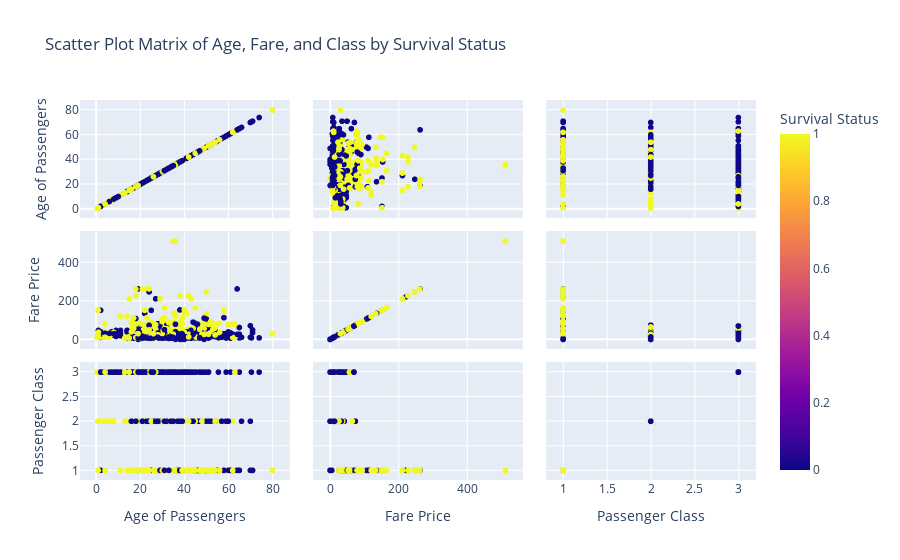

The code cell stored with this chart in its notebook:
### Code cell
fig = px.scatter_matrix(data, dimensions=['Age', 'Fare', 'Pclass'], color='Survived',
                        labels={'Age': 'Age of Passengers', 'Fare': 'Fare Price', 'Pclass': 'Passenger Class', 'Survived': 'Survival Status'},
                        title='Scatter Plot Matrix of Age, Fare, and Class by Survival Status')
fig.show()

### Figure 1 — Plotly figure (JSON) as saved in the notebook; plotly's stock layout.template omitted (floating-point values rounded to 4 significant figures; data arrays with more than 128 entries replaced by an {"elided": "..."} marker saying what was removed)
{"data": [{"dimensions": [{"axis": {"matches": true}, "label": "Age of Passengers", "values": {"elided": "891 float values"}}, {"axis": {"matches": true}, "label": "Fare Price", "values": {"elided": "891 float values"}}, {"axis": {"matches": true}, "label": "Passenger Class", "values": {"elided": "891 int values"}}], "hovertemplate": "%{xaxis.title.text}=%{x}<br>%{yaxis.title.text}=%{y}<br>Survival Status=%{marker.color}<extra></extra>", "legendgroup": "", "marker": {"color": {"elided": "891 int values"}, "coloraxis": "coloraxis", "symbol": "circle"}, "name": "", "showlegend": false, "type": "splom"}], "layout": {"coloraxis": {"colorbar": {"title": {"text": "Survival Status"}}, "colorscale": [[0, "#0d0887"], [0.1111, "#46039f"], [0.2222, "#7201a8"], [0.3333, "#9c179e"], [0.4444, "#bd3786"], [0.5556, "#d8576b"], [0.6667, "#ed7953"], [0.7778, "#fb9f3a"], [0.8889, "#fdca26"], [1, "#f0f921"]]}, "dragmode": "select", "legend": {"tracegroupgap": 0}, "title": {"text": "Scatter Plot Matrix of Age, Fare, and Class by Survival Status"}}}
